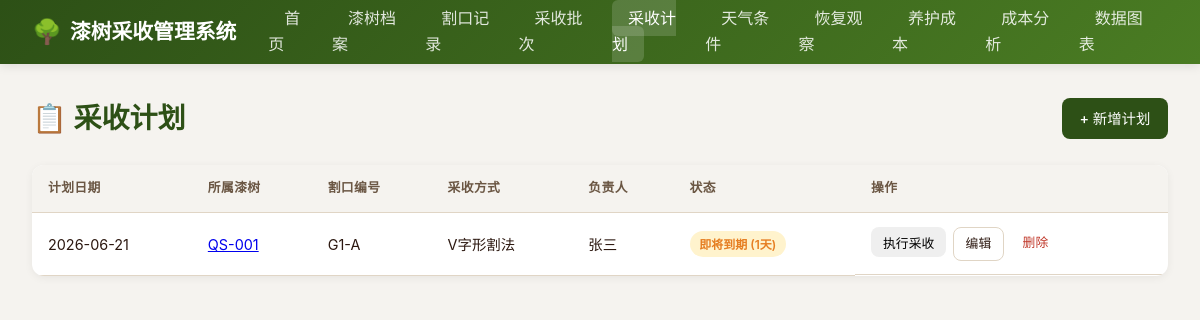
The app's page /plans with its own data.
### models.py (models this page shows)
class HarvestPlan(Base):
    __tablename__ = "harvest_plans"
    id = Column(Integer, primary_key=True, index=True)
    tree_id = Column(Integer, ForeignKey("lacquer_trees.id"), nullable=False)
    incision_id = Column(Integer, ForeignKey("incisions.id"), nullable=False)
    plan_date = Column(Date, nullable=False)
    harvest_method = Column(String(50), nullable=False)
    person_in_charge = Column(String(50))
    status = Column(String(20), default="待执行")
    actual_harvest_id = Column(Integer, ForeignKey("harvest_batches.id"))
    remarks = Column(Text)
    created_at = Column(DateTime(timezone=True), server_default=func.now())
    tree = relationship("LacquerTree")
    incision = relationship("Incision")
    actual_harvest = relationship("HarvestBatch")

class LacquerTree(Base):
    __tablename__ = "lacquer_trees"
    id = Column(Integer, primary_key=True, index=True)
    tree_code = Column(String(50), unique=True, nullable=False, index=True)
    species = Column(String(100))
    age = Column(Integer)
    location = Column(String(200))
    altitude = Column(Float)
    soil_type = Column(String(100))
    planting_date = Column(Date)
    status = Column(String(20), default="正常")
    remarks = Column(Text)
    created_at = Column(DateTime(timezone=True), server_default=func.now())
    incisions = relationship("Incision", back_populates="tree", cascade="all, delete-orphan")
    observations = relationship("RecoveryObservation", back_populates="tree", cascade="all, delete-orphan")

class Incision(Base):
    __tablename__ = "incisions"
    id = Column(Integer, primary_key=True, index=True)
    tree_id = Column(Integer, ForeignKey("lacquer_trees.id"), nullable=False)
    incision_code = Column(String(50), nullable=False)
    position = Column(String(100), nullable=False)
    height = Column(Float)
    method = Column(String(50), nullable=False)
    incision_date = Column(Date, nullable=False)
    recovery_days = Column(Integer, default=7)
    total_harvests = Column(Integer, default=0)
    total_yield = Column(Float, default=0.0)
    avg_yield = Column(Float, default=0.0)
    status = Column(String(20), default="活跃")
    remarks = Column(Text)
    tree = relationship("LacquerTree", back_populates="incisions")
    harvests = relationship("HarvestBatch", back_populates="incision", cascade="all, delete-orphan")

### main.py (the view)
@app.get("/plans", response_class=HTMLResponse)
async def list_plans(request: Request, db: Session = Depends(get_db)):
    recalculate_all_reminders(db)
    plans = db.query(models.HarvestPlan).order_by(models.HarvestPlan.plan_date.desc()).all()
    today = date.today()
    return templates.TemplateResponse("plans/list.html", {"request": request, "plans": plans, "today": today})

### templates/plans/list.html (shortened to what this page needs)
{% extends "base.html" %}
{% block content %}
<div class="page-header">
  <h1 class="page-title">📋 采收计划</h1>
  <a href="/plans/new" class="btn btn-primary">+ 新增计划</a>
</div>
<div class="card">
  <div class="card-body" style="padding: 0;">
    {% if plans %}
    <table>
      <thead>
        <tr>
          <th>计划日期</th>
          <th>所属漆树</th>
          <th>割口编号</th>
          <th>采收方式</th>
          <th>负责人</th>
          <th>状态</th>
          <th>操作</th>
        </tr>
      </thead>
      <tbody>
        {% for p in plans %}
        <tr>
          <td>{{ p.plan_date.strftime('%Y-%m-%d') }}</td>
          <td><a href="/trees/{{ p.tree.id }}">{{ p.tree.tree_code }}</a></td>
          <td>{{ p.incision.incision_code }}</td>
          <td>{{ p.harvest_method }}</td>
          <td>{{ p.person_in_charge or '-' }}</td>
          <td>
            {% if p.status == '待执行' %}
              {% set days_left = (p.plan_date - today).days %}
              {% if days_left < 0 %}
                <span class="badge badge-danger">已过期</span>
              {% elif days_left <= 3 %}
                <span class="badge badge-warning">即将到期 ({{ days_left }}天)</span>
              {% else %}
                <span class="badge badge-info">待执行 ({{ days_left }}天)</span>
              {% endif %}
            {% elif p.status == '执行中' %}
              <span class="badge badge-warning">执行中</span>
            {% elif p.status == '已执行' %}
              <span class="badge badge-success">{{ p.status }}</span>
            {% elif p.status == '已过期' %}
              <span class="badge badge-danger">{{ p.status }}</span>
            {% else %}
              <span class="badge badge-secondary">{{ p.status }}</span>
            {% endif %}
          </td>
          <td class="action-col">
            {% if p.status == '待执行' %}
            <form method="POST" action="/plans/{{ p.id }}/execute" class="inline-form">
              <button type="submit" class="btn btn-success btn-sm">执行采收</button>
            </form>
            {% elif p.status == '执行中' %}
            <a href="/harvests/new?plan_id={{ p.id }}" class="btn btn-primary btn-sm">继续录入</a>
            {% endif %}
            <a href="/plans/{{ p.id }}/edit" class="btn btn-outline btn-sm">编辑</a>
            <form method="POST" action="/plans/{{ p.id }}/delete" class="inline-form" onsubmit="return confirm('确定要删除该采收计划吗？');">
              <button type="submit" class="delete-btn">删除</button>
            </form>
          </td>
        </tr>
        {% endfor %}
      </tbody>
    </table>
    {% else %}
    <div class="empty-state">
      <div class="icon">📋</div>
      <div>暂无采收计划</div>
      <div style="margin-top: 0.5rem; font-size: 0.85rem;">点击上方"新增计划"按钮创建采收计划</div>
    </div>
    {% endif %}
  </div>
</div>
{% endblock %}

### static/css/style.css (style rules this page uses)
:root { --primary: #2d5016; --primary-light: #4a7c23; --secondary: #8b4513; --accent: #d4a574; --bg: #f5f3ef; --card: #ffffff; --text: #2c1810; --text-light: #6b5744; --border: #e0d5c5; --danger: #c0392b; --warning: #e67e22; --success: #27ae60; --info: #2980b9; }
* { margin: 0; padding: 0; box-sizing: border-box; }
body { font-family: -apple-system, BlinkMacSystemFont, "Segoe UI", "PingFang SC", "Microsoft YaHei", sans-serif; background: var(--bg); color: var(--text); line-height: 1.6; }
.page-header { display: flex; justify-content: space-between; align-items: center; margin-bottom: 1.5rem; flex-wrap: wrap; gap: 1rem; }
.page-title { font-size: 1.75rem; font-weight: 700; color: var(--primary); }
.card { background: var(--card); border-radius: 12px; box-shadow: 0 2px 8px rgba(0,0,0,0.06); margin-bottom: 1.5rem; overflow: hidden; }
.card-body { padding: 1.5rem; }
.btn { display: inline-flex; align-items: center; gap: 0.4rem; padding: 0.55rem 1.1rem; border: none; border-radius: 8px; font-size: 0.9rem; font-weight: 500; cursor: pointer; text-decoration: none; transition: all 0.2s; white-space: nowrap; }
.btn-primary { background: var(--primary); color: #fff; }
.btn-outline { background: transparent; border: 1px solid var(--border); color: var(--text); }
.btn-sm { padding: 0.35rem 0.75rem; font-size: 0.8rem; }
table { width: 100%; border-collapse: collapse; font-size: 0.9rem; }
th, td { padding: 0.85rem 1rem; text-align: left; border-bottom: 1px solid var(--border); }
th { background: var(--bg); font-weight: 600; color: var(--text-light); font-size: 0.8rem; text-transform: uppercase; letter-spacing: 0.03em; }
.badge { display: inline-block; padding: 0.2rem 0.6rem; border-radius: 999px; font-size: 0.75rem; font-weight: 600; }
.badge-warning { background: #fff3cd; color: var(--warning); }
.action-col { display: flex; gap: 0.4rem; flex-wrap: wrap; }
.inline-form { display: inline; }
.delete-btn { background: none; border: none; color: var(--danger); cursor: pointer; font: inherit; padding: 0.35rem 0.75rem; border-radius: 8px; font-size: 0.8rem; font-weight: 500; display: inline-flex; align-items: center; gap: 0.4rem; }

### records on screen
HarvestPlan: plan_date "2026-06-21", tree.tree_code "QS-001", incision.incision_code "G1-A", harvest_method "V字形割法", person_in_charge "张三", days_left "1"
